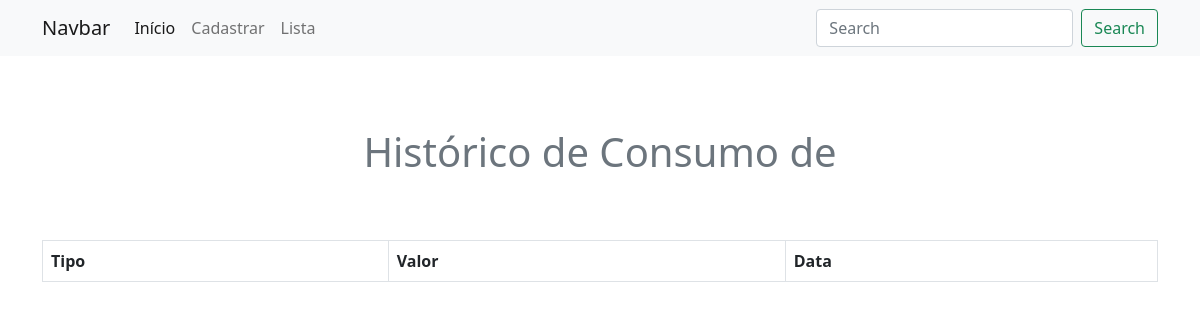
/historico/9, run on an earlier commit of the app's database.
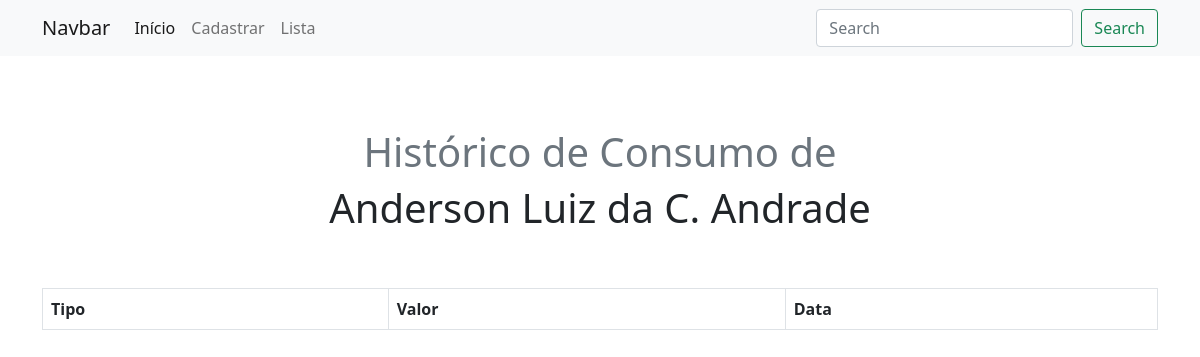
And on a later commit of the database.
### tables this page shows
CREATE TABLE alunos (
                id INTEGER PRIMARY KEY AUTOINCREMENT,
                nome TEXT,
                turno TEXT,
                ano TEXT,
                responsavel TEXT,
                contato TEXT,
                credito TEXT,
                segunda TEXT DEFAULT '0,00',
                terca TEXT DEFAULT '0,00',
                quarta TEXT DEFAULT '0,00',
                quinta TEXT DEFAULT '0,00',
                sexta TEXT DEFAULT '0,00'
            );

### app.py (the view)
@app.route('/historico/<int:aluno_id>')
def historico(aluno_id):
  with sqlite3.connect(DATABASE) as con:
    con.row_factory = sqlite3.Row
    cur = con.cursor()
    cur.execute(
        'SELECT data, valor, tipo_transacao FROM historico_consumo WHERE aluno_id = ? ORDER BY data DESC',
        (aluno_id, ))
    historico_consumo = cur.fetchall()
  with sqlite3.connect(DATABASE) as con:
    con.row_factory = sqlite3.Row
    cur = con.cursor()
    cur.execute('SELECT nome, credito FROM alunos WHERE id = ?', (aluno_id, ))
    aluno = cur.fetchone()
  return render_template('historico.html',
                         aluno=aluno,
                         historico_consumo=historico_consumo)

### templates/historico.html (shortened to what this page needs)
<!DOCTYPE html>
<html lang="en">
<head>
    <link href="https://cdn.jsdelivr.net/npm/bootstrap@5.0.2/dist/css/bootstrap.min.css" rel="stylesheet">
</head>
<body>
  <nav class="navbar navbar-expand-lg navbar-light bg-light">
    <div class="container container-fluid">
      <a class="navbar-brand" href="/principal">Navbar</a>
      <div class="collapse navbar-collapse" id="navbarSupportedContent">
        <ul class="navbar-nav me-auto mb-2 mb-lg-0">
          <li class="nav-item">
            <a class="nav-link active" aria-current="page" href="/principal">Início</a>
          </li>
          <li class="nav-item">
            <a class="nav-link" href="/cadastrar">Cadastrar</a>
          </li>
          <li class="nav-item">
            <a class="nav-link" href="/lista_alunos">Lista</a>
          </li>
        </ul>
        <form class="d-flex">
          <input class="form-control me-2" type="search" placeholder="Search" aria-label="Search">
          <button class="btn btn-outline-success" type="submit">Search</button>
        </form>
      </div>
    </div>
  </nav>
  <div class="container pt-4 pb-4 d-flex flex-column justify-content-center align-items-center">
    <h1 class="pt-5 text-secondary">Histórico de Consumo de</h1>
    <h1 class="pb-5">{{ aluno.nome }}</h1>
    <table class="table table-bordered table-striped">
        <thead>
            <tr>
              <th>Tipo</th>
              <th>Valor</th>
              <th>Data</th>
            </tr>
        </thead>
    </table>
  </div>
</body>
</html>

What changed in the data, as far as the page shows it:
added alunos: nome "Anderson Luiz da C. Andrade"
